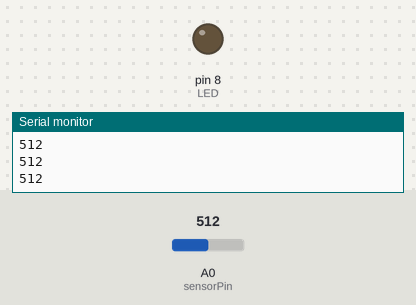
Recording of a sketch running on a simulated Arduino Uno, built with avr-gcc and run on an emulated ATmega328P. Shown: output pins drawn as LEDs (lit = HIGH), the last lines printed to the serial monitor. Dashed ring = blinking. The inputs (shaded band) are chosen by the test bench; at power-on: A0 (sensorPin) = 512.

Above: at 1.2 s.
1.3 s: A0 (sensorPin) set to 65
2.8 s: A0 (sensorPin) set to 54
At 3.2 s:
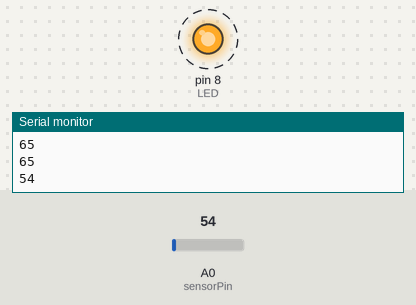
7.3 s: A0 (sensorPin) set to 50
At 8.4 s:
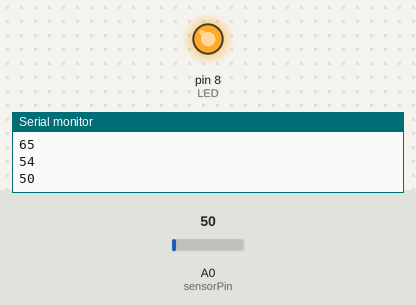
Timing chart, 0 to 11.3 s (numbered marks = the images above; inputs shaded):
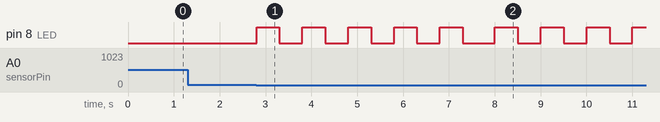

Measured:
- the behaviour switches between 60 and 59 on A0 (sensorPin) (found by bisection; images 0 and 1)
- after the input at 2.8 s, pin 8 (LED): alternates HIGH for 0.50 s and LOW for 0.50 s, starting at once

The sketch:

sketch_jan30b.ino
```cpp
int sensorPin = A0;
int LED = 8;
unsigned int sensorValue = 0;

void setup()
{
  pinMode(LED, OUTPUT);
  Serial.begin(9600);
}

void loop()
{

  sensorValue = analogRead(sensorPin); // the larger the resistor value the smaller the light intensity reading
  Serial.println(sensorValue);
  if (sensorValue < 60)
  {
    for (int i = 0; i < 5; i++)
    {
      digitalWrite(LED, HIGH);
      delay(500);
      digitalWrite(LED, LOW);
      delay(500);
    }
  }
  delay(200);
}
```
